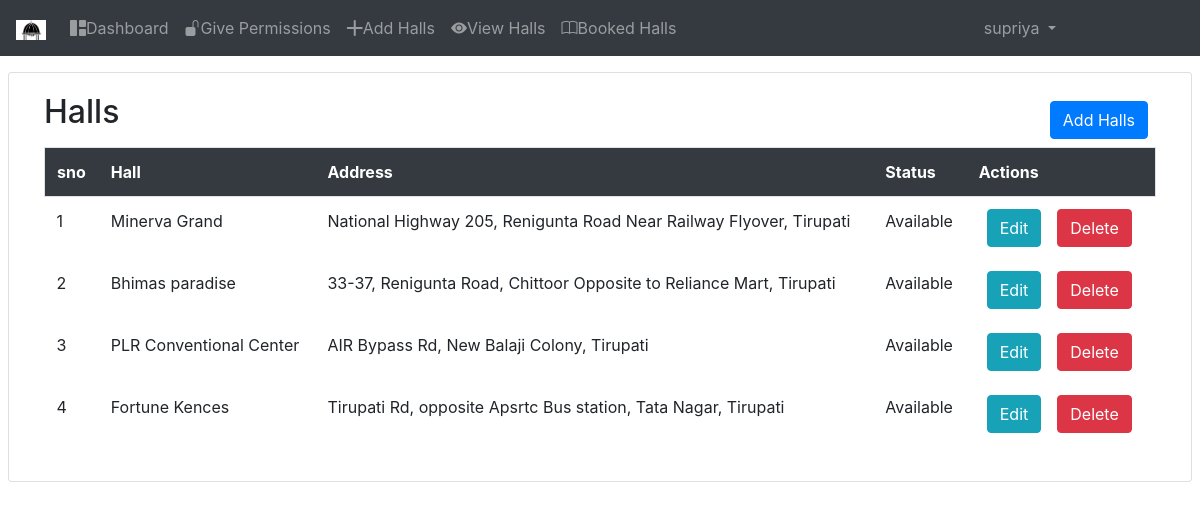
The page /vwhl/ (signed in) on the database its author committed.
### HallBooking/models.py (models this page shows)
class User(AbstractUser):
	g = [('M','Male'),('F','Female'),('O','Others')]
	gender = models.CharField(max_length=10,choices=g)
	age = models.IntegerField(default=18)
	mobile_no = models.CharField(max_length=10)
	dob = models.DateField(null=True)
	pid_no=models.CharField(max_length=10)
	address_line1=models.CharField(max_length=200)
	address_line2=models.CharField(max_length=200)
	city=models.CharField(max_length=30)
	state=models.CharField(max_length=30)
	country=models.CharField(max_length=30)
	im = models.ImageField(upload_to="Profile_pics/",default="avatar.png")
	r = [(0,'guest'),(1,'user'),(2,'manager')]
	role = models.IntegerField(choices=r,default=0)

class AdHl(models.Model):
	name = models.CharField(max_length=100)
	address = models.CharField(max_length=70)
	contact = models.IntegerField(default="0000000000")
	landmark = models.CharField(max_length=50)
	h = [('Marriage','Marriage'),('Seminar','Seminar'),('Event','Event')]
	halltype = models.CharField(choices=h,max_length=10,default="Event")
	a = [('AC','Ac'),('Non-AC','Non-AC')]
	aircond = models.CharField(choices=a,max_length=10,default="Non-AC")
	ACHall_Amount = models.CharField(max_length=30,default="25000 per hour")
	NonACHall_Amount = models.CharField(max_length=30,default="20000 per hour")
	occupancy = models.IntegerField(null=True)
	rooms = models.IntegerField(default=0)
	ACRoom_Cost = models.CharField(max_length=30,default="5000 per hour")
	NonACRoom_Cost = models.CharField(max_length=30,default="3000 per hour")
	area = models.CharField(max_length=20)
	amount = models.IntegerField(default=300)
	status = models.CharField(max_length=50,default="Available")
	fil = models.ImageField(upload_to="Hall_Images/")
	add = models.ForeignKey(User,on_delete=models.CASCADE)

### HallBooking/views.py (the view)
# urls.py: path('vwhl/',views.hallsview,name="hlv"),
@login_required
def hallsview(request):
	l = AdHl.objects.filter(add_id=request.user.id)
	s = AdHl.objects.all()
	return render(request,'html/hallsview.html',{'mn':l,"ss":s})

### HallBooking/templates/html/hallsview.html (shortened to what this page needs)
{% extends 'html/base.html' %}
{% load static %}
{% block content %}
<body id="bg" style="background-image: url('{% static 'img/about5.jpg' %}');">
</body>
<div class="container-fluid mt-3">
	<div class="row">
		<div class="card col-md mx-2">
		<div class="card-body">
			<h2>Halls <a href="{% url 'adh' %}" class="btn btn-primary float-right m-2">Add Halls</a></h2>
			<table class="table table-borderless" id="table_id">
				<tr class="bg-dark text-white border rounded">
					<th>sno</th>
					<th>Hall</th>
					<th>Address</th>
					<th>Status</th>
					<th colspan="2">Actions</th>
				</tr>
				{% if user.is_superuser %}
				{% for b in ss %}
				<tr>
					<td>{{forloop.counter}}</td>
					<td>{{b.name}}</td>
					<td>{{b.address}}</td>
					<td>{{b.status}}</td>
					<td><a href="{% url 'uphl' b.id %}" class="btn btn-info mx-2">Edit</a><a href="{% url 'delt' b.id %}" class="btn btn-danger mx-2">Delete</a></td>
				</tr>
				{% endfor %}
				{% endif %}
			</table>
		</div>
	</div>
</div>
{% endblock %}

### HallBooking/templates/html/base.html (shortened to what this page needs)
{% load static %}
<!DOCTYPE html>
<html lang="en">
<head>
  <link rel="stylesheet" href="{% static 'css/bootstrap.min.css' %}">
  <link rel="stylesheet" href="{% static 'css/comment.css'  %}">
  <link rel="stylesheet" href="https://cdn.jsdelivr.net/npm/bootstrap-icons@1.5.0/font/bootstrap-icons.css">
</head>
<body>
{% include 'html/navbar.html' %}
{% block content %}
{% endblock %}
</body>
</html>

### HallBooking/templates/html/navbar.html (shortened to what this page needs)
{% load static %}
<nav class="navbar navbar-expand-md bg-dark navbar-dark">
  <a class="navbar-brand" href="{% url 'hm' %}">
    <img src="{% static 'img/logo3.png' %}" alt="logo" style="width:30px;height:20px;">
  </a>
  <div class="collapse navbar-collapse" id="collapsibleNavbar">
    <ul class="navbar-nav">
      {% if not user.is_authenticated %}
      <li class="nav-item">
        <a class="nav-link" href="{% url 'hm' %}"><i class="bi bi-house-fill"></i>Home</a>
      </li>
      <li class="nav-item">
        <a class="nav-link" href="{% url 'ab' %}"><i class="bi bi-info-circle-fill"></i>About</a>
      </li>
      <li class="nav-item">
        <a class="nav-link" href="{% url 'cn' %}"><i class="bi bi-telephone-fill"></i></i>Contact</a>
      </li>
      <li class="nav-item">
        <a class="nav-link" href="{% url 'rg' %}">Registration</a>
      </li>
      {% elif user.is_superuser %}
    <li class="nav-item">
      <a class="nav-link" href="{% url 'dsh' %}"><i class="bi bi-grid-1x2-fill"></i>Dashboard</a>
    </li>
    <li class="nav-item">
        <a class="nav-link" href="{% url 'per' %}"><i class="bi bi-unlock-fill"></i>Give Permissions</a>
    </li>
    <li class="nav-item">
        <a class="nav-link" href="{% url 'adh' %}"><i class="bi bi-plus-lg"></i>Add Halls</a>
    </li>
    <li class="nav-item">
        <a class="nav-link" href="{% url 'hlv' %}"><i class="bi bi-eye-fill"></i>View Halls</a>
    </li>
    <li class="nav-item">
        <a class="nav-link" href="{% url 'bookedhalls' %}"><i class="bi bi-book"></i>Booked Halls</a>
    </li>
    {% endif %}
  </ul>
    <ul class="navbar-nav ml-auto" style="margin-right:120px">
      {% if not user.is_authenticated %}
      <li class="nav-item">
        <a class="nav-link" href="{% url 'lg' %}"><i class="bi bi-person-check-fill"></i>Login</a>
      </li>
      {% else %}
      <li class="dropdown">
      <a type="button" class="nav-link dropdown-toggle" data-toggle="dropdown">
         {{user.username}}
       </a>
    </li>
    {% endif %}
    </ul>
  </div>
</nav>

### HallBooking/static/css/comment.css (style rules this page uses)
#bg { background-repeat: no-repeat; background-size: 1800px 900px; background-position: top; background-attachment: fixed; }

### rows shown on the page
User: username "supriya"
AdHl: name "Minerva Grand", address "National Highway 205, Renigunta Road Near Railway Flyover, Tirupati", status "Available"
AdHl: name "Bhimas paradise", address "33-37, Renigunta Road, Chittoor Opposite to Reliance Mart, Tirupati", status "Available"
AdHl: name "PLR Conventional Center", address "AIR Bypass Rd, New Balaji Colony, Tirupati", status "Available"
AdHl: name "Fortune Kences", address "Tirupati Rd, opposite Apsrtc Bus station, Tata Nagar, Tirupati", status "Available"
